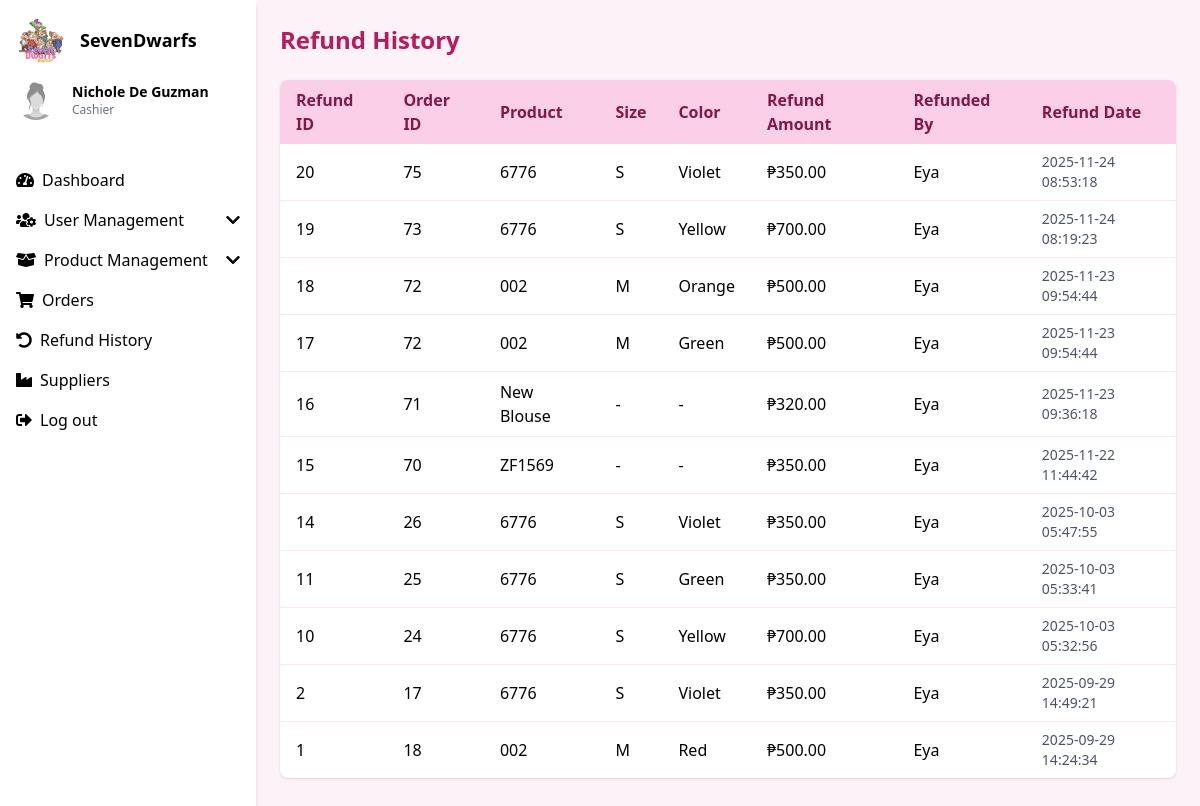
The page /refund_history.php (signed in) on the database its author committed.
### tables this page shows
CREATE TABLE `roles` (
  `role_id` int(11) NOT NULL,
  `role_name` varchar(50) NOT NULL
);

CREATE TABLE `refunds` (
  `refund_id` int(11) NOT NULL,
  `order_id` int(11) NOT NULL,
  `order_item_id` int(11) DEFAULT NULL,
  `product_id` int(11) NOT NULL,
  `stock_id` int(11) DEFAULT NULL,
  `size_id` int(11) DEFAULT NULL,
  `color_id` int(11) DEFAULT NULL,
  `refund_amount` decimal(10,2) NOT NULL,
  `refunded_at` timestamp NOT NULL DEFAULT current_timestamp(),
  `refunded_by` int(11) DEFAULT NULL
);

CREATE TABLE `products` (
  `product_id` int(11) NOT NULL,
  `product_name` varchar(255) DEFAULT NULL,
  `description` text DEFAULT NULL,
  `price_id` int(11) DEFAULT NULL,
  `stocks` int(11) DEFAULT NULL,
  `category_id` int(11) DEFAULT NULL,
  `image_url` text DEFAULT NULL,
  `created_at` timestamp NOT NULL DEFAULT current_timestamp(),
  `supplier_id` int(11) DEFAULT NULL,
  `supplier_price` decimal(10,2) NOT NULL,
  `revenue` decimal(10,2) GENERATED ALWAYS AS (`price_id` - `supplier_price`) STORED,
  `sizes` varchar(255) DEFAULT NULL,
  `colors` varchar(255) DEFAULT NULL
);

CREATE TABLE `sizes` (
  `size_id` int(11) NOT NULL,
  `size` varchar(50) NOT NULL
);

CREATE TABLE `colors` (
  `color_id` int(11) NOT NULL,
  `color` varchar(50) NOT NULL
);

### refund_history.php (the view, shortened to what this page needs)
<?php
require 'conn.php';
$admin_id   = $_SESSION['admin_id'] ?? null;
$admin_name = "Admin";
$admin_role = "Admin";
if ($admin_id) {
    $query = "
        SELECT
            CONCAT(first_name, ' ', last_name) AS full_name,
            r.role_name
        FROM adminusers a
        LEFT JOIN roles r ON a.role_id = r.role_id
        WHERE a.admin_id = ?
    ";
    $adminStmt = $conn->prepare($query);
    $adminStmt->bind_param("i", $admin_id);
    $adminStmt->execute();
    $result = $adminStmt->get_result();
    if ($row = $result->fetch_assoc()) {
        $admin_name = $row['full_name'];
        $admin_role = $row['role_name'] ?? 'Admin';
    }
}
$query = "
  SELECT
    r.refund_id,
    r.order_id,
    r.product_id,
    p.product_name,
    r.stock_id,
    s.current_qty AS stock_after,
    sz.size,
    c.color,
    r.refund_amount,
    r.refunded_at,
    a.username AS refunded_by
  FROM refunds r
  LEFT JOIN products p ON r.product_id = p.product_id
  LEFT JOIN stock s ON r.stock_id = s.stock_id
  LEFT JOIN sizes sz ON r.size_id = sz.size_id
  LEFT JOIN colors c ON r.color_id = c.color_id
  LEFT JOIN adminusers a ON r.refunded_by = a.admin_id
  ORDER BY r.refunded_at DESC
";
$result = $conn->query($query);
?>
<!DOCTYPE html>
<html lang="en">
<head>
  <script src="https://cdn.tailwindcss.com"></script>
  <link href="https://cdnjs.cloudflare.com/ajax/libs/font-awesome/5.15.3/css/all.min.css" rel="stylesheet" />
</head>
<body class="bg-pink-50 font-sans">
<div class="flex h-screen">
  <div class="w-64 bg-white shadow-md min-h-screen" x-data="{ userMenu: false, productMenu: false }">
    <div class="p-4">
      <div class="flex items-center space-x-4">
        <img src="logo2.png" alt="Logo" class="rounded-full w-12 h-12" />
        <h2 class="text-lg font-semibold">SevenDwarfs</h2>
      </div>
      <div class="mt-4 flex items-center space-x-4">
        <img src="newID.jpg" alt="Admin" class="rounded-full w-10 h-10" />
        <div>
          <h3 class="text-sm font-semibold"><?php echo htmlspecialchars($admin_name); ?></h3>
          <p class="text-xs text-gray-500"><?php echo htmlspecialchars($admin_role); ?></p>
        </div>
      </div>
    </div>
    <nav class="mt-6">
      <ul>
        <li class="px-4 py-2 hover:bg-gray-200">
          <a href="dashboard.php" class="flex items-center">
            <i class="fas fa-tachometer-alt mr-2"></i>Dashboard
          </a>
        </li>
        <li class="px-4 py-2 hover:bg-gray-200 cursor-pointer" @click="userMenu = !userMenu">
          <div class="flex items-center justify-between">
            <span class="flex items-center">
              <i class="fas fa-users-cog mr-2"></i>User Management
            </span>
            <i class="fas fa-chevron-down transition-transform duration-200" :class="{ 'rotate-180': userMenu }"></i>
          </div>
        </li>
<li class="px-4 py-2 hover:bg-gray-200 cursor-pointer" @click="productMenu = !productMenu">
  <div class="flex items-center justify-between">
    <span class="flex items-center">
      <i class="fas fa-box-open mr-2"></i>Product Management
    </span>
    <i class="fas fa-chevron-down transition-transform duration-200"
       :class="{ 'rotate-180': productMenu }"></i>
  </div>
</li>
<li class="px-4 py-2 hover:bg-gray-200">
  <a href="orders.php" class="flex items-center">
    <i class="fas fa-shopping-cart mr-2"></i>Orders
  </a>
</li>
<li class="px-4 py-2 hover:bg-gray-200">
  <a href="refund_history.php" class="flex items-center">
    <i class="fas fa-undo-alt mr-2"></i>Refund History
  </a>
</li>
<li class="px-4 py-2 hover:bg-gray-200">
  <a href="suppliers.php" class="flex items-center">
    <i class="fas fa-industry mr-2"></i>Suppliers
  </a>
</li>
<li class="px-4 py-2 hover:bg-gray-200">
  <a href="logout.php" class="flex items-center">
    <i class="fas fa-sign-out-alt mr-2"></i>Log out
  </a>
</li>
      </ul>
    </nav>
  </div>
  <div class="flex-1 p-6 overflow-y-auto">
    <h1 class="text-2xl font-bold text-pink-700 mb-6">Refund History</h1>
    <div class="bg-white shadow rounded-lg overflow-hidden">
      <table class="min-w-full table-auto border-collapse">
        <thead class="bg-pink-200 text-pink-900">
          <tr>
            <th class="px-4 py-2 text-left">Refund ID</th>
            <th class="px-4 py-2 text-left">Order ID</th>
            <th class="px-4 py-2 text-left">Product</th>
            <th class="px-4 py-2 text-left">Size</th>
            <th class="px-4 py-2 text-left">Color</th>
            <th class="px-4 py-2 text-left">Refund Amount</th>
            <th class="px-4 py-2 text-left">Refunded By</th>
            <th class="px-4 py-2 text-left">Refund Date</th>
          </tr>
        </thead>
        <tbody class="divide-y divide-pink-100">
          <?php if ($result->num_rows > 0): ?>
            <?php while ($row = $result->fetch_assoc()): ?>
              <tr class="hover:bg-pink-50">
                <td class="px-4 py-2"><?= htmlspecialchars($row['refund_id']) ?></td>
                <td class="px-4 py-2"><?= htmlspecialchars($row['order_id']) ?></td>
                <td class="px-4 py-2"><?= htmlspecialchars($row['product_name']) ?></td>
                <td class="px-4 py-2"><?= htmlspecialchars($row['size'] ?? '-') ?></td>
                <td class="px-4 py-2"><?= htmlspecialchars($row['color'] ?? '-') ?></td>
                <td class="px-4 py-2">₱<?= number_format($row['refund_amount'], 2) ?></td>
                <td class="px-4 py-2"><?= htmlspecialchars($row['refunded_by']) ?></td>
                <td class="px-4 py-2 text-sm text-gray-600"><?= htmlspecialchars($row['refunded_at']) ?></td>
              </tr>
            <?php endwhile; ?>
          <?php else: ?>
            <tr>
              <td colspan="8" class="px-4 py-4 text-center text-gray-500">No refunds recorded yet.</td>
            </tr>
          <?php endif; ?>
        </tbody>
      </table>
    </div>
  </div>
</div>
</body>
</html>

### rows shown on the page
roles: role_name "Cashier"
refunds: refund_id "20", order "75", product.product_name "6776", size.size "S", color.color "Violet", refund_amount "350.00", refunded_by.username "Eya", refunded_at "2025-11-24 08:53:18"
refunds: refund_id "19", order "73", product.product_name "6776", size.size "S", color.color "Yellow", refund_amount "700.00", refunded_by.username "Eya", refunded_at "2025-11-24 08:19:23"
refunds: refund_id "18", order "72", product.product_name "002", size.size "M", color.color "Orange", refund_amount "500.00", refunded_by.username "Eya", refunded_at "2025-11-23 09:54:44"
refunds: refund_id "17", order "72", product.product_name "002", size.size "M", color.color "Green", refund_amount "500.00", refunded_by.username "Eya", refunded_at "2025-11-23 09:54:44"
refunds: refund_id "16", order "71", product.product_name "New Blouse", size "-", color "-", refund_amount "320.00", refunded_by.username "Eya", refunded_at "2025-11-23 09:36:18"
refunds: refund_id "15", order "70", product.product_name "ZF1569", size "-", color "-", refund_amount "350.00", refunded_by.username "Eya", refunded_at "2025-11-22 11:44:42"
refunds: refund_id "14", order "26", product.product_name "6776", size.size "S", color.color "Violet", refund_amount "350.00", refunded_by.username "Eya", refunded_at "2025-10-03 05:47:55"
refunds: refund_id "11", order "25", product.product_name "6776", size.size "S", color.color "Green", refund_amount "350.00", refunded_by.username "Eya", refunded_at "2025-10-03 05:33:41"
refunds: refund_id "10", order "24", product.product_name "6776", size.size "S", color.color "Yellow", refund_amount "700.00", refunded_by.username "Eya", refunded_at "2025-10-03 05:32:56"
refunds: refund_id "2", order "17", product.product_name "6776", size.size "S", color.color "Violet", refund_amount "350.00", refunded_by.username "Eya", refunded_at "2025-09-29 14:49:21"
refunds: refund_id "1", order "18", product.product_name "002", size.size "M", color.color "Red", refund_amount "500.00", refunded_by.username "Eya", refunded_at "2025-09-29 14:24:34"

### other values the page prints
$admin_name "Nichole De Guzman"
